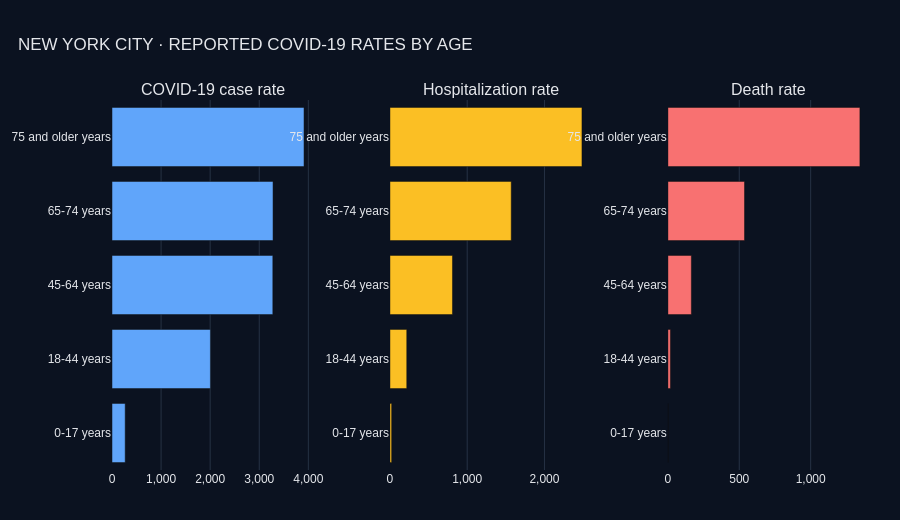

Notebook source saved alongside this figure:
### Markdown cell above
### Patterns by age

The historical NYC Health snapshot also reported COVID-19 case,
hospitalization, and death rates across age groups.

The citywide aggregate is excluded from the comparison below so that the age
groups can be compared directly.

### Code cell
nyc_age_plot = (
    nyc_age[
        nyc_age["AGE_GROUP"] != "Citywide total"
    ]
    .copy()
)

fig = make_subplots(
    rows=1,
    cols=3,
    subplot_titles=(
        "COVID-19 case rate",
        "Hospitalization rate",
        "Death rate",
    ),
    horizontal_spacing=0.10,
)

age_metrics = [
    ("COVID_CASE_RATE", "#60A5FA"),
    ("HOSPITALIZED_CASE_RATE", "#FBBF24"),
    ("DEATH_RATE", "#F87171"),
]

for col, (metric, color) in enumerate(age_metrics, start=1):
    plot_data = (
        nyc_age_plot
        .sort_values(metric)
    )

    fig.add_trace(
        go.Bar(
            x=plot_data[metric],
            y=plot_data["AGE_GROUP"],
            orientation="h",
            marker_color=color,
            hovertemplate=(
                "<b>%{y}</b><br>"
                "Reported rate: %{x:,.2f}"
                "<extra></extra>"
            ),
            showlegend=False,
        ),
        row=1,
        col=col,
    )

fig.update_layout(
    title={
        "text": "NEW YORK CITY · REPORTED COVID-19 RATES BY AGE",
        "x": 0.02,
        "xanchor": "left",
    },
    template="plotly_dark",
    paper_bgcolor="#0B1220",
    plot_bgcolor="#0B1220",
    height=520,
    margin=dict(l=80, r=30, t=100, b=50),
    font=dict(
        family="Arial",
        color="#E5E7EB",
    ),
)

fig.update_xaxes(
    gridcolor="#263244",
    zeroline=False,
    tickformat=",",
)

fig.update_yaxes(showgrid=False)

fig.show()

### Figure 1 — Plotly figure (JSON) as saved in the notebook; plotly's stock layout.template omitted (floating-point values rounded to 4 significant figures)
{"data": [{"hovertemplate": "<b>%{y}</b><br>Reported rate: %{x:,.2f}<extra></extra>", "marker": {"color": "#60A5FA"}, "orientation": "h", "showlegend": false, "type": "bar", "x": [269.0, 2005.0, 3276.0, 3281.0, 3912.0], "xaxis": "x", "y": ["0-17 years", "18-44 years", "45-64 years", "65-74 years", "75 and older years"], "yaxis": "y"}, {"hovertemplate": "<b>%{y}</b><br>Reported rate: %{x:,.2f}<extra></extra>", "marker": {"color": "#FBBF24"}, "orientation": "h", "showlegend": false, "type": "bar", "x": [22.06, 217.8, 809.5, 1570.0, 2485.0], "xaxis": "x2", "y": ["0-17 years", "18-44 years", "45-64 years", "65-74 years", "75 and older years"], "yaxis": "y2"}, {"hovertemplate": "<b>%{y}</b><br>Reported rate: %{x:,.2f}<extra></extra>", "marker": {"color": "#F87171"}, "orientation": "h", "showlegend": false, "type": "bar", "x": [0.58, 17.69, 164.5, 536.8, 1345.0], "xaxis": "x3", "y": ["0-17 years", "18-44 years", "45-64 years", "65-74 years", "75 and older years"], "yaxis": "y3"}], "layout": {"annotations": [{"font": {"size": 16}, "showarrow": false, "text": "COVID-19 case rate", "x": 0.1333, "xanchor": "center", "xref": "paper", "y": 1, "yanchor": "bottom", "yref": "paper"}, {"font": {"size": 16}, "showarrow": false, "text": "Hospitalization rate", "x": 0.5, "xanchor": "center", "xref": "paper", "y": 1, "yanchor": "bottom", "yref": "paper"}, {"font": {"size": 16}, "showarrow": false, "text": "Death rate", "x": 0.8667, "xanchor": "center", "xref": "paper", "y": 1, "yanchor": "bottom", "yref": "paper"}], "font": {"color": "#E5E7EB", "family": "Arial"}, "height": 520, "margin": {"b": 50, "l": 80, "r": 30, "t": 100}, "paper_bgcolor": "#0B1220", "plot_bgcolor": "#0B1220", "title": {"text": "NEW YORK CITY · REPORTED COVID-19 RATES BY AGE", "x": 0.02, "xanchor": "left"}, "xaxis": {"anchor": "y", "domain": [0, 0.2667], "gridcolor": "#263244", "tickformat": ",", "zeroline": false}, "xaxis2": {"anchor": "y2", "domain": [0.3667, 0.6333], "gridcolor": "#263244", "tickformat": ",", "zeroline": false}, "xaxis3": {"anchor": "y3", "domain": [0.7333, 1], "gridcolor": "#263244", "tickformat": ",", "zeroline": false}, "yaxis": {"anchor": "x", "domain": [0, 1], "showgrid": false}, "yaxis2": {"anchor": "x2", "domain": [0, 1], "showgrid": false}, "yaxis3": {"anchor": "x3", "domain": [0, 1], "showgrid": false}}}
